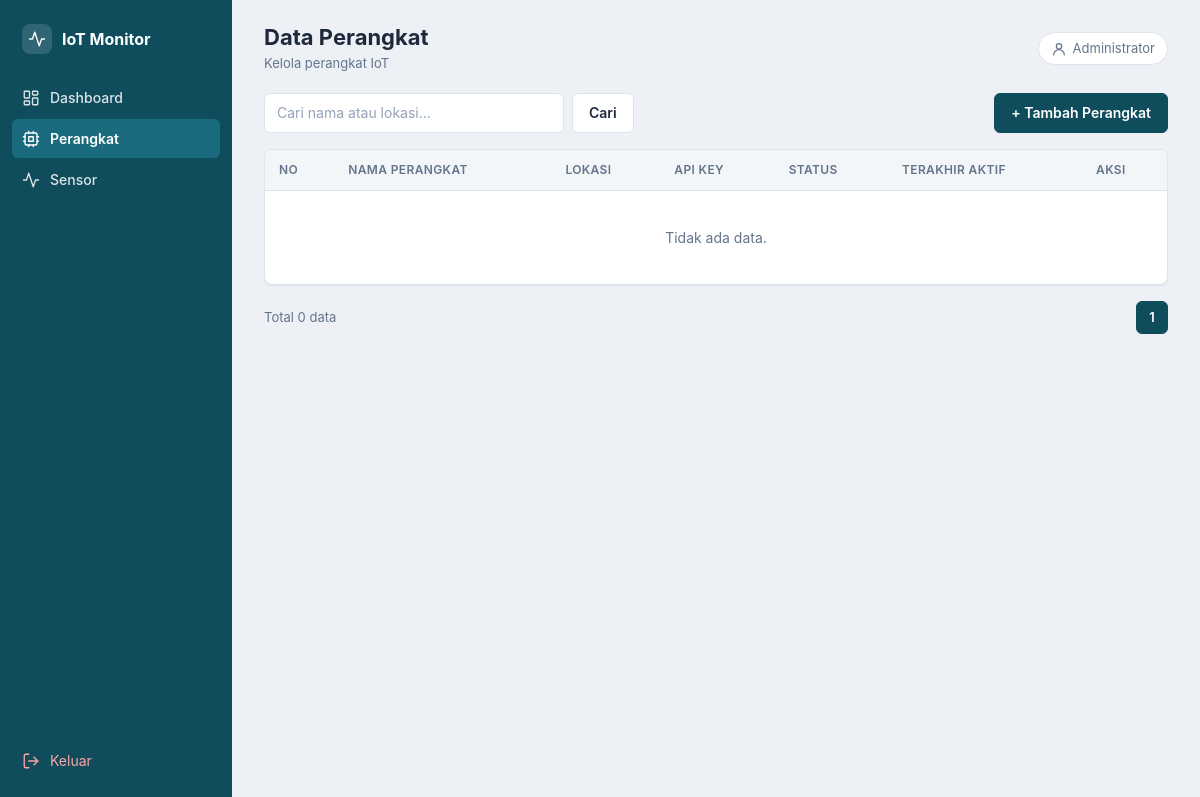
Page /perangkat/index.php (signed in) on the earlier database version.
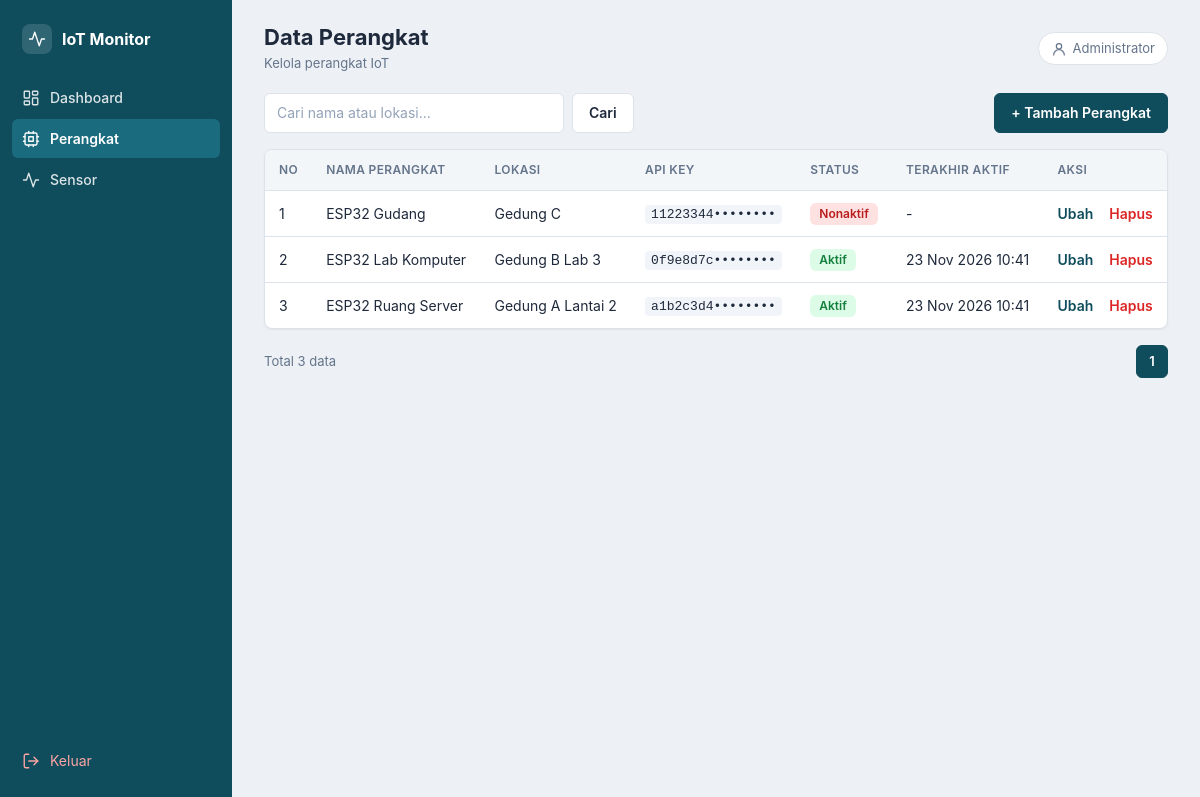
Same page on the later database version.
### tables this page shows
CREATE TABLE `perangkat` (
  `id` int(11) NOT NULL,
  `nama_perangkat` varchar(100) NOT NULL,
  `lokasi` varchar(100) DEFAULT NULL,
  `deskripsi` text DEFAULT NULL,
  `api_key` varchar(64) NOT NULL,
  `status` enum('aktif','nonaktif') NOT NULL DEFAULT 'aktif',
  `terakhir_aktif` datetime DEFAULT NULL,
  `created_at` datetime DEFAULT current_timestamp()
);

### includes/functions.php (called while the page is built, shortened)
<?php
function e($s): string {
    return htmlspecialchars((string)$s, ENT_QUOTES, 'UTF-8');
}
function fmt_tanggal(?string $waktu, bool $denganTahun = true): string {
    if (!$waktu) { return '-'; }
    $t   = strtotime($waktu);
    $bln = ['', 'Jan', 'Feb', 'Mar', 'Apr', 'Mei', 'Jun', 'Jul', 'Agu', 'Sep', 'Okt', 'Nov', 'Des'];
    $s   = date('j', $t) . ' ' . $bln[(int)date('n', $t)];
    if ($denganTahun) { $s .= ' ' . date('Y', $t); }
    return $s . ' ' . date('H:i', $t);
}

### perangkat/index.php (the view, shortened to what the changed rows need)
<?php
require __DIR__ . '/../config/database.php';
require __DIR__ . '/../includes/functions.php';
$perHalaman = 10;
$cari       = trim($_GET['cari'] ?? '');
$halaman    = max(1, (int)($_GET['halaman'] ?? 1));
$like       = '%' . $cari . '%';
$data = []; $total = 0; $galat = '';
try {
    $stmt = $pdo->prepare(
        "SELECT COUNT(*) FROM perangkat
         WHERE nama_perangkat LIKE :c1 OR lokasi LIKE :c2"
    );
    $stmt->execute([':c1' => $like, ':c2' => $like]);
    $total = (int)$stmt->fetchColumn();
    $totalHalaman = max(1, (int)ceil($total / $perHalaman));
    $halaman      = min($halaman, $totalHalaman);
    $offset       = ($halaman - 1) * $perHalaman;
    $stmt = $pdo->prepare(
        "SELECT id, nama_perangkat, lokasi, api_key, status, terakhir_aktif
         FROM perangkat
         WHERE nama_perangkat LIKE :c1 OR lokasi LIKE :c2
         ORDER BY id DESC
         LIMIT :limit OFFSET :offset"
    );
    $stmt->bindValue(':c1', $like);
    $stmt->bindValue(':c2', $like);
    $stmt->bindValue(':limit', $perHalaman, PDO::PARAM_INT);
    $stmt->bindValue(':offset', $offset, PDO::PARAM_INT);
    $stmt->execute();
    $data = $stmt->fetchAll();
} catch (PDOException $e) {
    error_log('Perangkat index: ' . $e->getMessage());
    $galat = 'Data gagal dimuat.';
    $totalHalaman = 1;
}
function url_halaman(string $cari, int $h): string {
    return '?' . http_build_query(['cari' => $cari, 'halaman' => $h]);
}
$judul    = 'Data Perangkat';
$menu     = 'perangkat';
require __DIR__ . '/../includes/header.php';
?>
<div class="card tbl-wrap">
<table class="tbl">
    <thead>
        <tr><th>No</th><th>Nama Perangkat</th><th>Lokasi</th><th>API Key</th><th>Status</th><th>Terakhir Aktif</th><th>Aksi</th></tr>
    </thead>
    <tbody>
    <?php if (!$data): ?>
        <tr><td colspan="7" class="kosong">Tidak ada data.</td></tr>
    <?php endif; ?>
    <?php foreach ($data as $i => $r): ?>
        <tr>
            <td><?= $offset + $i + 1 ?></td>
            <td><?= e($r['nama_perangkat']) ?></td>
            <td><?= e($r['lokasi']) ?></td>
            <td><code><?= e(substr($r['api_key'], 0, 8)) ?>••••••••</code></td>
            <td><span class="badge <?= $r['status'] === 'aktif' ? 'ok' : 'bad' ?>"><?= e(ucfirst($r['status'])) ?></span></td>
            <td><?= e(fmt_tanggal($r['terakhir_aktif'])) ?></td>
            <td class="aksi">
                <a href="ubah.php?id=<?= (int)$r['id'] ?>">Ubah</a>
                <form method="post" action="hapus.php" class="inline"
                      onsubmit="return confirm('Hapus perangkat ini? Semua sensor dan data pembacaannya ikut terhapus.');">
                    <button type="submit" class="link-danger">Hapus</button>
                </form>
            </td>
        </tr>
    <?php endforeach; ?>
    </tbody>
</table>
</div>
<div class="pag-bar">
    <span>Total <?= $total ?> data</span>
    <div class="pag">
        <?php for ($i = max(1, $halaman - 2); $i <= min($totalHalaman, $halaman + 2); $i++): ?>
            <a class="<?= $i === $halaman ? 'aktif' : '' ?>" href="<?= e(url_halaman($cari, $i)) ?>"><?= $i ?></a>
        <?php endfor; ?>
    </div>
</div>
<?php require __DIR__ . '/../includes/footer.php'; ?>

### includes/header.php (shortened to what the changed rows need)
<?php
require_once __DIR__ . '/functions.php';
$base  = BASE_URL;
$judul = $judul ?? 'IoT Monitor';
$menu  = $menu ?? '';
$menuItems = [
    'dashboard' => ['Dashboard', '/dashboard.php',         'dashboard'],
    'perangkat' => ['Perangkat', '/perangkat/index.php',   'perangkat'],
    'sensor'    => ['Sensor',    '/sensor/index.php',      'sensor'],
];
$cssFile = __DIR__ . '/../assets/css/style.css';
?>
<!DOCTYPE html>
<html lang="id">
<head>
    <link rel="stylesheet" href="<?= $base ?>/assets/css/style.css?v=<?= file_exists($cssFile) ? filemtime($cssFile) : 1 ?>">
</head>
<body class="app">
<aside class="sidebar">
    <nav>
        <?php foreach ($menuItems as $kunci => [$label, $url, $ikon]): ?>
            <a class="<?= $menu === $kunci ? 'active' : '' ?>" href="<?= $base . $url ?>" <?= $menu === $kunci ? 'aria-current="page"' : '' ?>>
                <svg class="ico"><use href="#i-<?= $ikon ?>"/></svg><?= e($label) ?>
            </a>
        <?php endforeach; ?>
    </nav>
</aside>
<main class="main">
    <div class="topbar">
        <div class="topbar-left">
            <div>
                <h1><?= e($judul) ?></h1>
            </div>
        </div>
    </div>

Differences in the rows shown:
added perangkat: i "1", nama_perangkat "ESP32 Gudang", lokasi "Gedung C", api_key "11223344", status "Nonaktif", terakhir_aktif "-"
added perangkat: i "2", nama_perangkat "ESP32 Lab Komputer", lokasi "Gedung B Lab 3", api_key "0f9e8d7c", status "Aktif", terakhir_aktif "23 Nov 2026 10:41"
added perangkat: i "3", nama_perangkat "ESP32 Ruang Server", lokasi "Gedung A Lantai 2", api_key "a1b2c3d4", status "Aktif", terakhir_aktif "23 Nov 2026 10:41"
Other differences:
$total: "0" → "3"
text no longer shown: "Tidak ada data."
